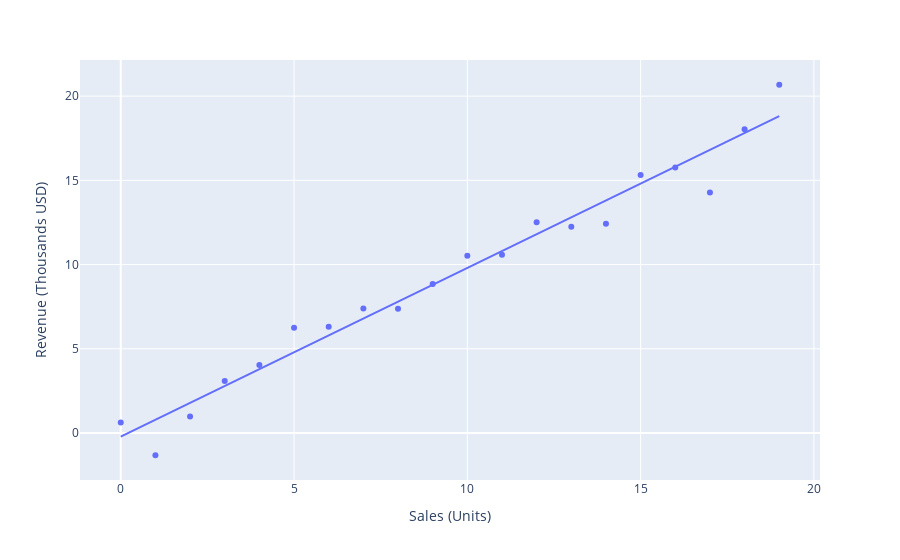

The cell this chart's notebook holds for it:
### Code cell
fig = px.scatter(x=xs[:,0], y= ys, 
                 trendline = 'ols', 
                labels={'x':'Sales (Units)', 'y':'Revenue (Thousand USD)'})
fig.show()

### Figure 1 — Plotly figure (JSON) as saved in the notebook; plotly's stock layout.template omitted (floating-point values rounded to 4 significant figures)
{"data": [{"hovertemplate": "Sales (Units)=%{x}<br>Revenue (Thousands USD)=%{y}<extra></extra>", "legendgroup": "", "marker": {"color": "#636efa", "symbol": "circle"}, "mode": "markers", "name": "", "orientation": "v", "showlegend": false, "type": "scatter", "x": [0, 1, 2, 3, 4, 5, 6, 7, 8, 9, 10, 11, 12, 13, 14, 15, 16, 17, 18, 19], "xaxis": "x", "y": [0.62, -1.324, 0.9824, 3.088, 4.039, 6.246, 6.311, 7.393, 7.37, 8.839, 10.52, 10.59, 12.51, 12.25, 12.43, 15.31, 15.77, 14.28, 18.03, 20.68], "yaxis": "y"}, {"hovertemplate": "<b>OLS trendline</b><br>y = 1.00192 * x + -0.221742<br>R<sup>2</sup>=0.967612<br><br>Sales (Units)=%{x}<br>Revenue (Thousands USD)=%{y} <b>(trend)</b><extra></extra>", "legendgroup": "", "marker": {"color": "#636efa", "symbol": "circle"}, "mode": "lines", "name": "", "showlegend": false, "type": "scatter", "x": [0, 1, 2, 3, 4, 5, 6, 7, 8, 9, 10, 11, 12, 13, 14, 15, 16, 17, 18, 19], "xaxis": "x", "y": [-0.2217, 0.7802, 1.782, 2.784, 3.786, 4.788, 5.79, 6.792, 7.794, 8.795, 9.797, 10.8, 11.8, 12.8, 13.81, 14.81, 15.81, 16.81, 17.81, 18.81], "yaxis": "y"}], "layout": {"legend": {"tracegroupgap": 0}, "margin": {"t": 60}, "xaxis": {"anchor": "y", "domain": [0, 1], "title": {"text": "Sales (Units)"}}, "yaxis": {"anchor": "x", "domain": [0, 1], "title": {"text": "Revenue (Thousands USD)"}}}}
